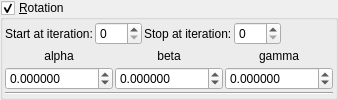
    <widget class="MyGroupBox" name="groupCheck_transf_rotation_enabled">
     <property name="title">
      <string>&amp;Rotation</string>
     </property>
     <property name="checkable">
      <bool>true</bool>
     </property>
     <layout class="QVBoxLayout" name="verticalLayout_9" stretch="0,0,0">
      <property name="spacing">
       <number>2</number>
      </property>
      <property name="leftMargin">
       <number>2</number>
      </property>
      <property name="topMargin">
       <number>2</number>
      </property>
      <property name="rightMargin">
       <number>2</number>
      </property>
      <property name="bottomMargin">
       <number>2</number>
      </property>
      <item>
       <layout class="QGridLayout" name="gridLayout_62">
        <property name="spacing">
         <number>2</number>
        </property>
        <item row="1" column="5">
         <spacer name="horizontalSpacer_35">
          <property name="orientation">
           <enum>Qt::Horizontal</enum>
          </property>
          <property name="sizeHint" stdset="0">
           <size>
            <width>40</width>
            <height>2</height>
           </size>
          </property>
         </spacer>
        </item>
        <item row="1" column="2">
         <widget class="QLabel" name="label_247">
          <property name="text">
           <string>Stop at iteration:</string>
          </property>
         </widget>
        </item>
        <item row="1" column="3">
         <widget class="MySpinBox" name="spinboxInt_transf_stop_iterations_R">
          <property name="sizePolicy">
           <sizepolicy hsizetype="Minimum" vsizetype="Maximum">
            <horstretch>0</horstretch>
            <verstretch>0</verstretch>
           </sizepolicy>
          </property>
          <property name="maximum">
           <number>999</number>
          </property>
         </widget>
        </item>
        <item row="1" column="1">
         <widget class="MySpinBox" name="spinboxInt_transf_start_iterations_R">
          <property name="sizePolicy">
           <sizepolicy hsizetype="Minimum" vsizetype="Maximum">
            <horstretch>0</horstretch>
            <verstretch>0</verstretch>
           </sizepolicy>
          </property>
          <property name="maximum">
           <number>999</number>
          </property>
         </widget>
        </item>
        <item row="1" column="0">
         <widget class="QLabel" name="label_246">
          <property name="text">
           <string>Start at iteration:</string>
          </property>
         </widget>
        </item>
       </layout>
      </item>
      <item>
       <layout class="QGridLayout" name="gridLayout_11">
        <property name="spacing">
         <number>2</number>
        </property>
        <item row="1" column="0">
         <widget class="QLabel" name="label_35">
          <property name="text">
           <string notr="true">alpha</string>
          </property>
          <property name="alignment">
           <set>Qt::AlignCenter</set>
          </property>
         </widget>
        </item>
        <item row="2" column="0">
         <widget class="MyDoubleSpinBox" name="spinboxd3_transf_rotation_x">
          <property name="sizePolicy">
           <sizepolicy hsizetype="Minimum" vsizetype="Maximum">
            <horstretch>0</horstretch>
            <verstretch>0</verstretch>
           </sizepolicy>
          </property>
          <property name="prefix">
           <string/>
          </property>
          <property name="suffix">
           <string/>
          </property>
          <property name="decimals">
           <number>6</number>
          </property>
          <property name="minimum">
           <double>-36000.000000000000000</double>
          </property>
          <property name="maximum">
           <double>36000.000000000000000</double>
          </property>
          <property name="singleStep">
           <double>1.000000000000000</double>
          </property>
         </widget>
        </item>
        <item row="2" column="1">
         <widget class="MyDoubleSpinBox" name="spinboxd3_transf_rotation_y">
          <property name="sizePolicy">
           <sizepolicy hsizetype="Minimum" vsizetype="Maximum">
            <horstretch>0</horstretch>
            <verstretch>0</verstretch>
           </sizepolicy>
          </property>
          <property name="prefix">
           <string/>
          </property>
          <property name="suffix">
           <string/>
          </property>
          <property name="decimals">
           <number>6</number>
          </property>
          <property name="minimum">
           <double>-36000.000000000000000</double>
          </property>
          <property name="maximum">
           <double>36000.000000000000000</double>
          </property>
          <property name="singleStep">
           <double>1.000000000000000</double>
          </property>
         </widget>
        </item>
        <item row="2" column="2">
         <widget class="MyDoubleSpinBox" name="spinboxd3_transf_rotation_z">
          <property name="sizePolicy">
           <sizepolicy hsizetype="Minimum" vsizetype="Maximum">
            <horstretch>0</horstretch>
            <verstretch>0</verstretch>
           </sizepolicy>
          </property>
          <property name="prefix">
           <string/>
          </property>
          <property name="suffix">
           <string/>
          </property>
          <property name="decimals">
           <number>6</number>
          </property>
          <property name="minimum">
           <double>-36000.000000000000000</double>
          </property>
          <property name="maximum">
           <double>36000.000000000000000</double>
          </property>
          <property name="singleStep">
           <double>1.000000000000000</double>
          </property>
         </widget>
        </item>
        <item row="1" column="1">
         <widget class="QLabel" name="label_34">
          <property name="text">
           <string notr="true">beta</string>
          </property>
          <property name="alignment">
           <set>Qt::AlignCenter</set>
          </property>
         </widget>
        </item>
        <item row="1" column="2">
         <widget class="QLabel" name="label_36">
          <property name="text">
           <string notr="true">gamma</string>
          </property>
          <property name="alignment">
           <set>Qt::AlignCenter</set>
          </property>
         </widget>
        </item>
       </layout>
      </item>
      <item>
       <widget class="Line" name="line_28">
        <property name="orientation">
         <enum>Qt::Horizontal</enum>
        </property>
       </widget>
      </item>
     </layout>
    </widget>
